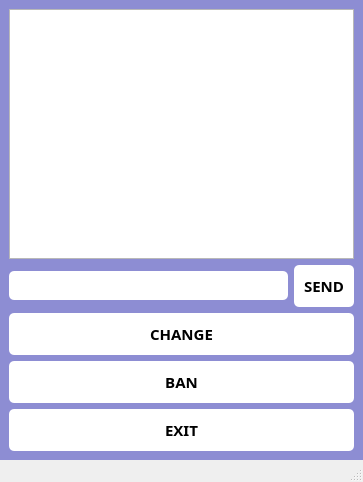
<?xml version="1.0" encoding="UTF-8"?>
<ui version="4.0">
 <class>MainWindow</class>
 <widget class="QMainWindow" name="MainWindow">
  <property name="geometry">
   <rect>
    <x>0</x>
    <y>0</y>
    <width>363</width>
    <height>482</height>
   </rect>
  </property>
  <property name="windowTitle">
   <string>MainWindow</string>
  </property>
  <property name="styleSheet">
   <string notr="true">#centralwidget {
	background-color: rgb(141, 141, 211);
}
QPushButton {
	background-color: rgb(255, 255, 255);
	border-radius: 5px;
	padding: 10px 10px;
	color: rgb(0, 0, 0);
}
QPushButton:hover {
	color: rgb(255, 255, 255);
	border: 1px  solid rgb(55, 107, 113);
	cursor: pointer;
	background-color: rgb(0, 0, 0);
}
QLineEdit {
	padding: 5px;
	border-radius:5px;
	color: rgb(141, 141, 211);
}</string>
  </property>
  <widget class="QWidget" name="centralwidget">
   <layout class="QGridLayout" name="gridLayout_3">
    <item row="0" column="0">
     <layout class="QGridLayout" name="gridLayout">
      <item row="1" column="0">
       <widget class="QLineEdit" name="input">
        <property name="font">
         <font>
          <family>Cascadia Code</family>
          <bold>true</bold>
         </font>
        </property>
       </widget>
      </item>
      <item row="1" column="1">
       <widget class="QPushButton" name="send">
        <property name="font">
         <font>
          <family>Cascadia Code</family>
          <pointsize>11</pointsize>
          <bold>true</bold>
         </font>
        </property>
        <property name="text">
         <string>SEND</string>
        </property>
       </widget>
      </item>
      <item row="0" column="0" colspan="2">
       <widget class="QTextEdit" name="output">
        <property name="font">
         <font>
          <family>Cascadia Code</family>
          <bold>true</bold>
         </font>
        </property>
       </widget>
      </item>
     </layout>
    </item>
    <item row="1" column="0">
     <layout class="QVBoxLayout" name="verticalLayout_4">
      <item>
       <widget class="QPushButton" name="change_button">
        <property name="font">
         <font>
          <family>Cascadia Code</family>
          <pointsize>11</pointsize>
          <bold>true</bold>
         </font>
        </property>
        <property name="text">
         <string>CHANGE</string>
        </property>
       </widget>
      </item>
      <item>
       <widget class="QPushButton" name="ban_button">
        <property name="font">
         <font>
          <family>Cascadia Code</family>
          <pointsize>11</pointsize>
          <bold>true</bold>
         </font>
        </property>
        <property name="text">
         <string>BAN</string>
        </property>
       </widget>
      </item>
      <item>
       <widget class="QPushButton" name="exit_button">
        <property name="font">
         <font>
          <family>Cascadia Code</family>
          <pointsize>11</pointsize>
          <bold>true</bold>
         </font>
        </property>
        <property name="text">
         <string>EXIT</string>
        </property>
       </widget>
      </item>
     </layout>
    </item>
   </layout>
  </widget>
  <widget class="QMenuBar" name="menubar">
   <property name="geometry">
    <rect>
     <x>0</x>
     <y>0</y>
     <width>363</width>
     <height>22</height>
    </rect>
   </property>
  </widget>
  <widget class="QStatusBar" name="statusbar"/>
 </widget>
 <resources/>
 <connections/>
</ui>
